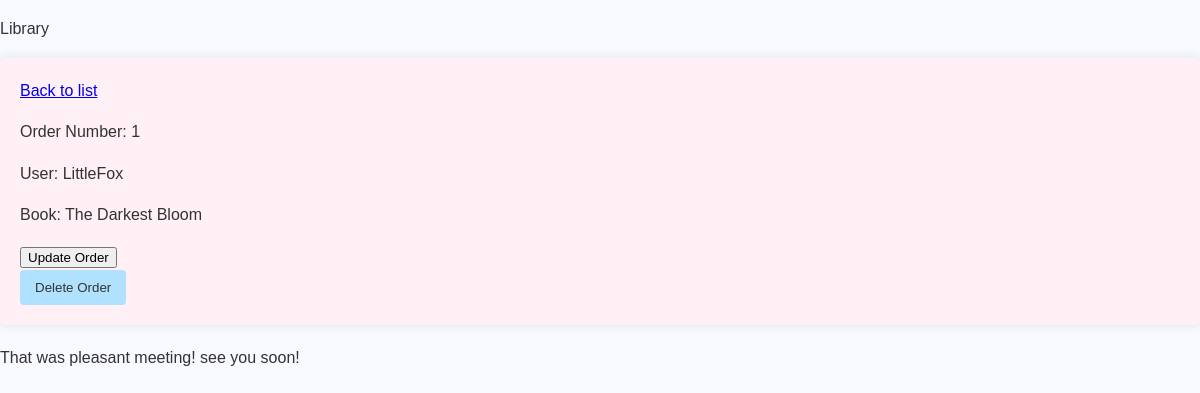
The app's page /orders/1 with its own data.
### library/models.py (models this page shows, shortened)
class Order(models.Model):
    book = models.ForeignKey(Book, on_delete=models.CASCADE)
    user = models.ForeignKey(Users, on_delete=models.CASCADE)
    order_date = models.DateField(auto_now_add=True)
    order_number = models.IntegerField(primary_key=True,unique=True)

class Users(models.Model):
    name = models.CharField(max_length=100)
    username = models.CharField(max_length=150, unique=True, blank=True)
    email = models.EmailField(unique=True)
    bio= models.TextField(blank=True)
    def __str__(self):
        return self.username

class Book(models.Model):
    title = models.CharField(max_length=200)
    author = models.ForeignKey(Author, on_delete=models.CASCADE)
    description = models.TextField(blank=True)
    published_date = models.DateField()
    category = models.ForeignKey(Category, on_delete=models.CASCADE)
    def __str__(self):
        return self.title

### library/views.py (the view)
# urls.py: path("orders/<int:order_number>", views.order_detail,name='order_detail'),
def order_detail(request, order_number):
    order = Order.objects.get(order_number = order_number)
    return render(request,
                'library/orders/detail.html',
                  {'order': order})

### library/templates/library/orders/detail.html (shortened to what this page needs)
{% extends "library/base.html" %}
{% block content %}
    <a href="{% url 'order_list' %}">Back to list</a>
    <br>
    <p>Order Number: {{ order.order_number }}</p>
    <p>User: {{ order.user }}</p>
    <p>Book: {{ order.book }}</p>
    <a href="{% url 'order_update' order_number=order.order_number %}"><button>Update Order</button></a>
    <form method="post" action="{% url 'order_delete' order_number=order.order_number %}">
        <button type="submit">Delete Order</button>
    </form>
{% endblock %}

### library/static/css/library.css (style rules this page uses)
body { font-family: Arial, sans-serif; margin: 0; padding: 0; background-color: #f8f8ff; color: #333; line-height: 1.6; }
form button { background-color: #b0e2ff; color: #333; padding: 10px 15px; border: none; border-radius: 4px; cursor: pointer; }

### records on screen
Order: order_number "1", user "LittleFox", book "The Darkest Bloom"
